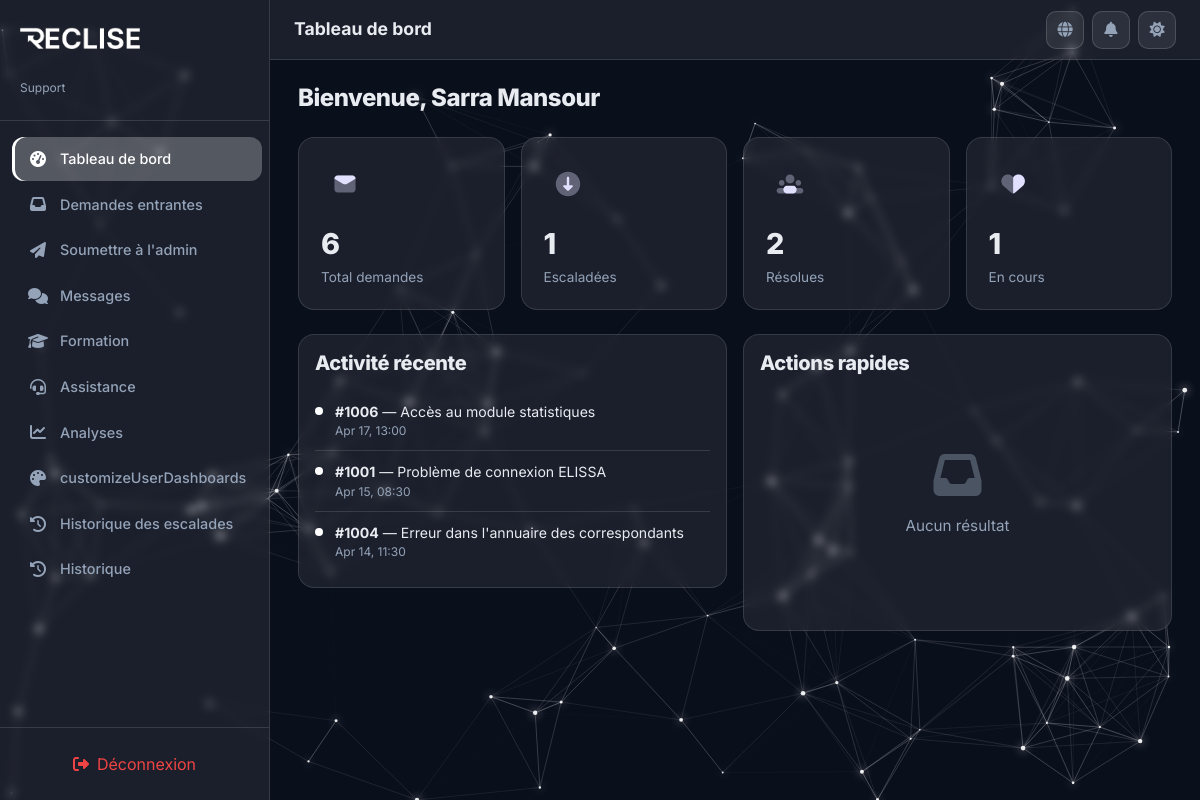
The page /PhtP/support/dashboard.php (signed in) on the database its author committed.
### tables this page shows
CREATE TABLE IF NOT EXISTS requests (
  id                INT AUTO_INCREMENT PRIMARY KEY,
  user_id           INT           NOT NULL,
  type              ENUM('request', 'complaint') NOT NULL DEFAULT 'request',
  title             VARCHAR(255)  NOT NULL,
  description       TEXT          NOT NULL,
  category          ENUM('technical', 'access', 'training') NOT NULL DEFAULT 'technical',
  priority          ENUM('low', 'medium', 'high') NOT NULL DEFAULT 'medium',
  status            ENUM('new', 'in_progress', 'resolved', 'escalated', 'closed') NOT NULL DEFAULT 'new',
  assigned_to       INT           DEFAULT NULL,
  escalated_to_admin TINYINT(1)   NOT NULL DEFAULT 0,
  request_from      ENUM('user', 'support') NOT NULL DEFAULT 'user',
  support_response  TEXT          DEFAULT NULL,
  closure_motive    VARCHAR(255)  DEFAULT NULL,
  created_at        DATETIME      NOT NULL DEFAULT CURRENT_TIMESTAMP,
  updated_at        DATETIME      NOT NULL DEFAULT CURRENT_TIMESTAMP ON UPDATE CURRENT_TIMESTAMP,

  CONSTRAINT fk_requests_user      FOREIGN KEY (user_id)     REFERENCES users(id) ON DELETE CASCADE,
  CONSTRAINT fk_requests_assigned  FOREIGN KEY (assigned_to) REFERENCES users(id) ON DELETE SET NULL
);

### PhtP/includes/i18n.php (called while the page is built, shortened)
<?php
function get_translations($lang = 'fr') {
    return $translations[$lang] ?? $translations['fr'];
}
function t($key, $lang = null) {
    if ($lang === null) {
        $lang = $_SESSION['lang'] ?? 'fr';
    }
    $translations = get_translations($lang);
    return $translations[$key] ?? $key;
}
?>

### PhtP/includes/functions.php (called while the page is built, shortened)
<?php
function to_camel($row) {
    $result = [];
    foreach ($row as $key => $value) {
        $camel = preg_replace_callback('/_([a-z])/', function ($m) {
            return strtoupper($m[1]);
        }, $key);
        $result[$camel] = $value;
    }
    return $result;
}
function to_camel_all($rows) {
    return array_map('to_camel', $rows);
}

### PhtP/support/dashboard.php (the view, shortened to what this page needs)
<?php
require_once '../includes/header.php';
$stmtTotal = $pdo->prepare("SELECT COUNT(*) FROM requests WHERE assigned_to = ?");
$stmtTotal->execute([$_SESSION['user_id']]);
$totalCount = $stmtTotal->fetchColumn();
$stmtEscalated = $pdo->prepare("SELECT COUNT(*) FROM requests WHERE assigned_to = ? AND escalated_to_admin = 1");
$stmtEscalated->execute([$_SESSION['user_id']]);
$escalatedCount = $stmtEscalated->fetchColumn();
$stmtResolved = $pdo->prepare("SELECT COUNT(*) FROM requests WHERE assigned_to = ? AND (status = 'resolved' OR status = 'closed')");
$stmtResolved->execute([$_SESSION['user_id']]);
$resolvedCount = $stmtResolved->fetchColumn();
$stmtInProgress = $pdo->prepare("SELECT COUNT(*) FROM requests WHERE assigned_to = ? AND status = 'in_progress'");
$stmtInProgress->execute([$_SESSION['user_id']]);
$inProgressCount = $stmtInProgress->fetchColumn();
$stmtRecent = $pdo->prepare("SELECT * FROM requests WHERE assigned_to = ? ORDER BY updated_at DESC LIMIT 3");
$stmtRecent->execute([$_SESSION['user_id']]);
$recentRequests = to_camel_all($stmtRecent->fetchAll());
?>
<div class="section-header">
  <h2><?php echo t('welcomeBack'); ?> <?= htmlspecialchars($_SESSION['full_name']) ?></h2>
</div>
<div class="row g-3 mb-4">
  <div class="col-6 col-md-3">
    <div class="stat-card">
      <div class="stat-icon">
      </div>
      <div class="stat-value"><?= $totalCount ?></div>
      <div class="stat-label"><?php echo t('totalRequests'); ?></div>
    </div>
  </div>
  <div class="col-6 col-md-3">
    <div class="stat-card">
      <div class="stat-icon">
      </div>
      <div class="stat-value"><?= $escalatedCount ?></div>
      <div class="stat-label"><?php echo t('escalated'); ?></div>
    </div>
  </div>
  <div class="col-6 col-md-3">
    <div class="stat-card">
      <div class="stat-icon">
      </div>
      <div class="stat-value"><?= $resolvedCount ?></div>
      <div class="stat-label"><?php echo t('resolved'); ?></div>
    </div>
  </div>
  <div class="col-6 col-md-3">
    <div class="stat-card">
      <div class="stat-icon">
      </div>
      <div class="stat-value"><?= $inProgressCount ?></div>
      <div class="stat-label"><?php echo t('inProgress'); ?></div>
    </div>
  </div>
</div>
<div class="row g-3">
  <div class="col-md-6">
    <div class="glass-card" style="padding: 16px;">
      <h5 style="margin-bottom: 16px;"><?php echo t('recentActivity'); ?></h5>
      <?php if (empty($recentRequests)): ?>
        <p style="color:var(--text-secondary);"><?php echo t('noResults'); ?></p>
      <?php else: ?>
        <?php foreach ($recentRequests as $r): ?>
          <div class="activity-item">
            <div class="activity-dot" style="background:var(--neon-accent)"></div>
            <div>
              <div class="activity-text"><strong>#<?= $r['id'] ?></strong> — <?= htmlspecialchars($r['title']) ?></div>
              <div class="activity-time"><?= $r['updatedAt'] ? date('M d, H:i', strtotime($r['updatedAt'])) : 'N/A' ?></div>
            </div>
          </div>
        <?php endforeach; ?>
      <?php endif; ?>
    </div>
  </div>
  <div class="col-md-6">
    <div class="glass-card" style="padding: 16px;">
      <h5 style="margin-bottom: 16px;"><?php echo t('quickActions'); ?></h5>
      <?php
      $recentPages = $_SESSION['recent_pages'] ?? [];
      if (empty($recentPages)):
      ?>
        <div class="empty-state">
          <i class="fas fa-inbox"></i>
          <p><?php echo t('noResults'); ?></p>
        </div>
      <?php endif; ?>
    </div>
  </div>
</div>
<?php require_once '../includes/footer.php'; ?>

### PhtP/assets/css/styles.css (style rules this page uses)
:root { --primary-dark: #0A0F1C; --primary-light: #F5F8FA; --brand-accent: #ffffff; --neon-accent: #ffffff; --success: #10B981; --warning: #F59E0B; --danger: #EF4444; --info: #ffffff; --icon-color: #E2E0FF; --glass-bg: rgba(255, 255, 255, 0.07); --glass-border: rgba(255, 255, 255, 0.12); --text-primary: #E8ECF1; --text-secondary: #94A3B8; --sidebar-width: 270px; --topbar-height: 60px; --body-bg: #0A0F1C; --card-bg: rgba(255, 255, 255, 0.07); --card-border: rgba(255, 255, 255, 0.12); --input-bg: rgba(255, 255, 255, 0.08); --input-border: rgba(255, 255, 255, 0.15); --input-text: #E8ECF1; --modal-bg: rgba(15, 20, 40, 0.95); --shadow-glow: 0 0 15px rgba(255, 255, 255, 0.1); --table-hover: rgba(255, 255, 255, 0.05); --toast-bg: rgba(15, 20, 40, 0.92); --focus-glow: rgba(255, 255, 255, 0.25); --focus-border: #ffffff; --brand-accent-rgb: 255, 255, 255; --btn-bg: #ffffff; --btn-text: #0A0F1C; --btn-border: #ffffff; --btn-hover-bg: transparent; --btn-hover-text: #025C84; }
*, *::before, *::after { box-sizing: border-box; margin: 0; padding: 0; }
body { font-family: 'Inter', sans-serif; font-weight: 400; background: transparent; color: var(--text-primary); min-height: 100vh; overflow-x: hidden; transition: background 0.4s ease, color 0.3s ease; }
body, p, span, div, label, a, button, input, select, textarea, option, td, th, li, h1, h2, h3, h4, h5, h6, small, strong, em, b, i { font-family: 'Inter', sans-serif; }
h1, h2, h3, h4, h5, h6 { font-family: 'Inter', sans-serif; font-weight: 800; letter-spacing: -0.02em; }
.glass-card { background: var(--card-bg); -webkit-backdrop-filter: blur(4px); backdrop-filter: blur(4px); border: 1px solid var(--card-border); border-radius: 16px; padding: 24px; transition: all 0.3s ease; }
.stat-card { background: var(--card-bg); -webkit-backdrop-filter: blur(4px); backdrop-filter: blur(4px); border: 1px solid var(--card-border); border-radius: 16px; padding: 22px; transition: all 0.3s; }
.stat-card .stat-icon { width: 48px; height: 48px; border-radius: 14px; display: flex; align-items: center; justify-content: center; font-size: 1.3rem; margin-bottom: 14px; }
.stat-card .stat-value { font-family: 'Inter', sans-serif; font-weight: 800; font-size: 1.8rem; }
.stat-card .stat-label { color: var(--text-secondary); font-size: 0.85rem; margin-top: 2px; }
.section-header { display: flex; align-items: center; justify-content: space-between; margin-bottom: 24px; flex-wrap: wrap; gap: 12px; }
.section-header h2 { font-size: 1.5rem; margin: 0; }
.activity-item { display: flex; align-items: flex-start; gap: 12px; padding: 10px 0; border-bottom: 1px solid var(--glass-border); }
.activity-item:last-child { border-bottom: none; }
.activity-dot { width: 8px; height: 8px; border-radius: 50%; flex-shrink: 0; margin-top: 6px; }
.activity-text { font-size: 0.88rem; }
.activity-time { font-size: 0.75rem; color: var(--text-secondary); }
.empty-state { text-align: center; padding: 60px 20px; color: var(--text-secondary); }
.empty-state i { font-size: 3rem; margin-bottom: 16px; opacity: 0.4; }
.empty-state p { font-size: 0.95rem; }

### rows shown on the page
requests: id "1006", title "Accès au module statistiques", updated_at "Apr 17, 13:00"
requests: id "1001", title "Problème de connexion ELISSA", updated_at "Apr 15, 08:30"
requests: id "1004", title "Erreur dans l'annuaire des correspondants", updated_at "Apr 14, 11:30"

### other values the page prints
$roleLabels[$_SESSION['role']] "Support"
t($item['label']) "Tableau de bord"
t($item['label']) "Demandes entrantes"
t($item['label']) "Soumettre à l'admin"
t($item['label']) "Messages"
t($item['label']) "Formation"
t($item['label']) "Assistance"
t($item['label']) "Analyses"
t($item['label']) "customizeUserDashboards"
t($item['label']) "Historique des escalades"
t($item['label']) "Historique"
t('logout') "Déconnexion"
t($currentView ?? 'dashboard') "Tableau de bord"
t('welcomeBack') "Bienvenue,"
$_SESSION['full_name'] "Sarra Mansour"
